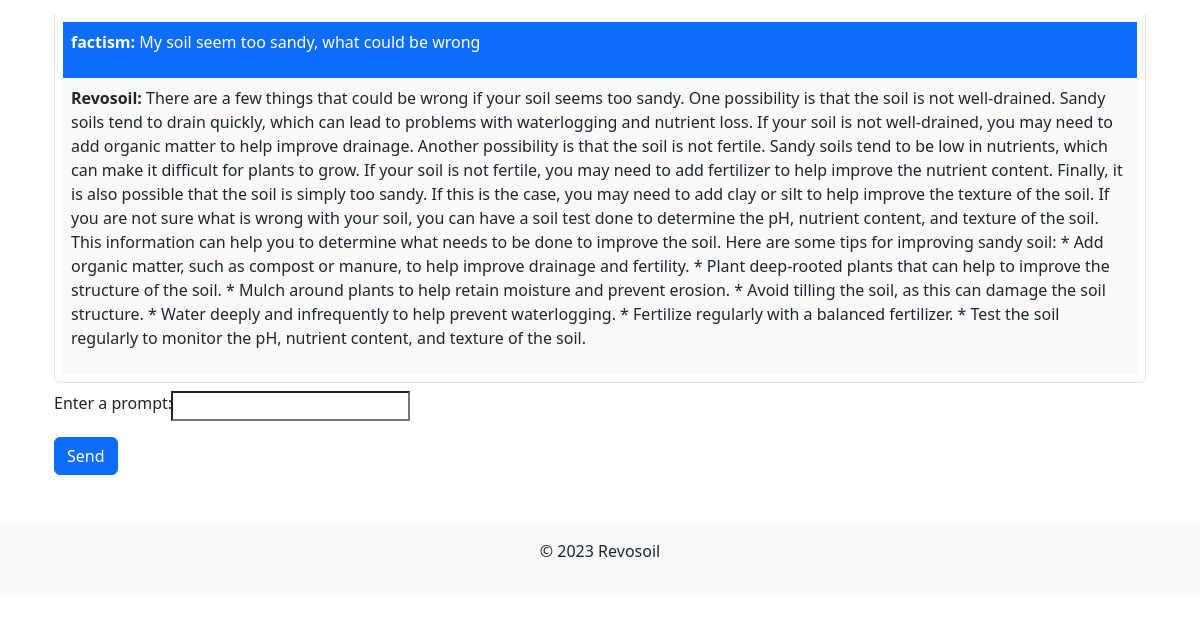
/soilapp/chat/ (signed in, lower part), run on an earlier commit of the app's database.
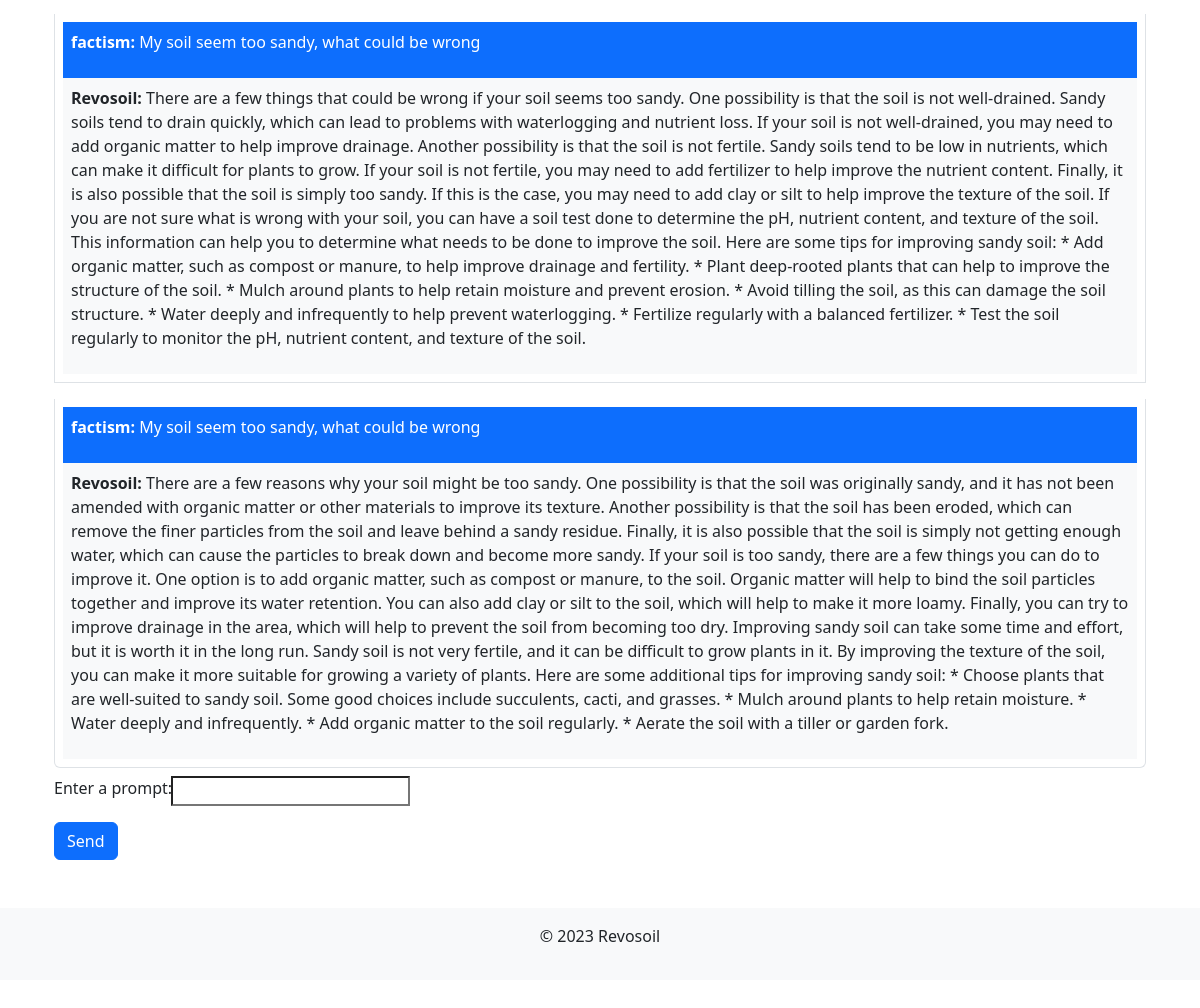
And on a later commit of the database.
### soilapp/models.py (models this page shows, shortened)
class ChatMessage(models.Model):
    user = models.ForeignKey(User, on_delete=models.CASCADE, default=1)
    user_input = models.TextField()
    model_response = models.TextField()
    timestamp = models.DateTimeField(auto_now_add=True)
    class Meta:
        ordering = ['timestamp']

### soilapp/views.py (the view)
# urls.py: path('chat/', views.chat_view, name='chat_view'),
@login_required(login_url='login')
def chat_view(request):
    if request.method == 'POST':
        palm.configure(api_key=os.environ['PALM_API_KEY'])
        form = ChatForm(request.POST)
        if form.is_valid():
            prompt = form.cleaned_data['prompt']
            if prompt == 'quit':
                return redirect('chat_view')  # Redirect to chat view when 'quit' is entered
            response = palm.chat(
                context="Be a professional soil scientist with vast and accurate knowledge in soil science, agronomy, and general agriculture.",
                examples=[],
                messages=prompt
            )
            user = request.user
            ChatMessage.objects.create(user=user, user_input=prompt, model_response=response.last)
    else:
        form = ChatForm()
    chat_messages = ChatMessage.objects.filter(user=request.user)
    return render(request, 'chat_page.html', {'form': form, 'chat_messages': chat_messages})

### soilapp/forms.py
class ChatForm(forms.Form):
    prompt = forms.CharField(label='Enter a prompt', max_length=255)

### soilapp/templates/chat_page.html (shortened to what this page needs)
{% extends "base.html" %}
{% block content %}
    <div class="container mt-5">
        <ul class="list-group chat-container">
            {% for message in chat_messages %}
                <li class="list-group-item message-container my-2 p-2">
                    <div class="user-message bg-primary text-white p-2">
                        <p><strong>{{ message.user }}:</strong> {{ message.user_input }}</p>
                    </div>
                    <div class="model-message bg-light p-2">
                        <p><strong>Revosoil:</strong> {{ message.model_response }}</p>
                    </div>
                </li>
            {% endfor %}
        </ul>
        <form method="post">
            <div class="input-group mb-3" id="user_prompt">
                {{ form.prompt.label_tag }}
                {{ form.prompt }}
            </div>
            <button type="submit" class="btn btn-primary">Send</button>
        </form>
    </div>
{% endblock %}

What changed in the data, as far as the page shows it:
added ChatMessage: user "factism", user_input "My soil seem too sandy, what could be wrong", model_response "There are a few reasons why your soil might be too sandy. One possibility is that the soil was originally sandy, and it has not been amended with organic matter or other materials to improve its texture. Another possibility is that the soil has been eroded, which can remove the finer particles from the soil and leave behind a sandy residue. Finally, it is also possible that the soil is simply not getting enough water, which can cause the particles to break down and become more sandy. If your soil is too sandy, there are a few things you can do to improve it. One option is to add organic matter, such as compost or manure, to the soil. Organic matter will help to bind the soil particles…"
